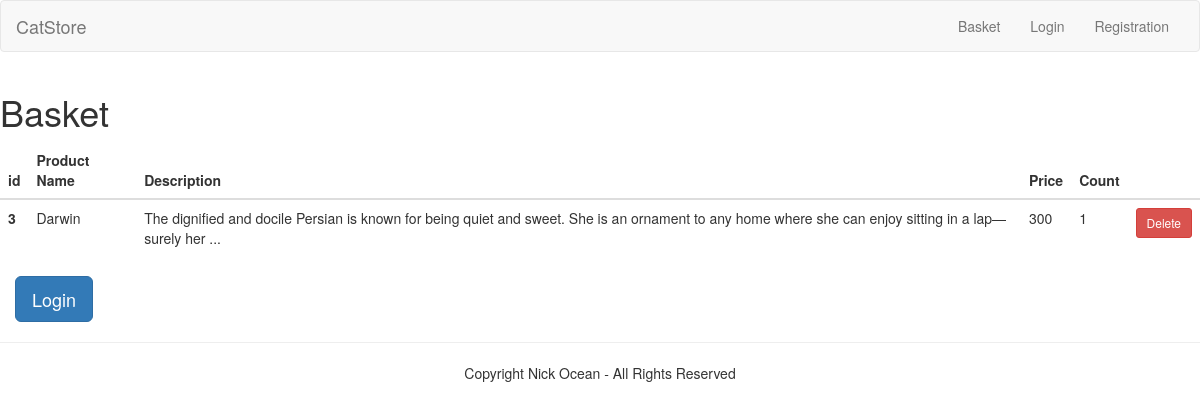
/basket?id=3, run on the app's committed database.
### tables this page shows
CREATE TABLE `products` (
  `id` int(11) NOT NULL AUTO_INCREMENT,
  `name` varchar(255) NOT NULL,
  `description` mediumtext NOT NULL,
  `price` int(11) NOT NULL,
  `created_at` datetime DEFAULT CURRENT_TIMESTAMP,
  `updated_at` datetime DEFAULT NULL ON UPDATE CURRENT_TIMESTAMP,
  `image` varchar(255) NOT NULL,
  PRIMARY KEY (`id`)
);

### app/controllers/BasketController.php (called while the page is built, shortened)
<?php
class BasketController extends Controller
{
    public function basket()
    {
        if (isset($_GET['id'])) {
            $this->model->add($_GET['id']);
        }
        $this->view->render('basket');
    }
}

### public/index.php (called while the page is built, shortened)
<?php
$router = new \Src\Router();
$router->run();

### src/Db.php (called while the page is built, shortened)
<?php
class Db
{
    protected $db;
    public function __construct()
    {
        $config = require_once APP . '/config/db.php';
        $this->db = new PDO('mysql:host=' . $config['host'] . ';dbname=' . $config['name'] . ';charset=utf8', $config['user'], $config['password']);
    }
    public function query($sql, $params = [])
    {
        $stmt = $this->db->prepare($sql);
        $stmt->execute();
        return $stmt;
    }
    public function row($sql, $params = [])
    {
        $result = $this->query($sql, $params);
        return $result->fetchAll(PDO::FETCH_ASSOC);
    }
}

### app/config/db.php (called while the page is built)
<?php
return [
    'host' => 'localhost',
    'name' => 'osmachko_db',
    'password' => '321177',
    'user' => 'osmachko'
];

### app/models/Basket.php (called while the page is built, shortened)
<?php
class Basket extends Model
{
    public function add($id):void
    {
        $products = $this->db->row("SELECT id, name, description, price FROM products WHERE id = $id");
        if ($products) {
            return;
        }
    }
}

### src/Model.php (called while the page is built, shortened)
<?php
class Model
{
    public function __construct()
    {
        $this->db = new Db;
    }
}

### app/views/basket.php (the view, shortened to what this page needs)
<?php
require_once "partials/_head.php";
?>
<body>
<div class="row">
    <div class="col-md-10">
        <h1>Basket</h1>
    </div>
</div>
<div class="row">
    <div class="col-md-12">
        <table class="table">
            <thead>
            <th>id</th>
            <th>Product Name</th>
            <th>Description</th>
            <th>Price</th>
            <th>Count</th>
            <th></th>
            </thead>
            <tbody>
            <? if (isset($_SESSION['products'])) :
            foreach ($_SESSION['products'] as $products => $product) : ?>
            <tr>
                <th><?=$product['id']?></th>
                <td><?=$product['name']?></td>
                <td><?=substr($product['description'], 0, 150) . '...'?></td>
                <td><?=$product['price']?></td>
                <td><?=$product['count']?></td>
                <td>
                    <a href="delete?id=<?=$product['id']?>" class="btn btn-danger btn-sm">Delete</a>
                </td>
            </tr>
            <? endforeach; endif; ?>
            </tbody>
        </table>
            <? if (isset($_SESSION['user'])) : ?>
        <div class="col-md-8">
            <a href="buy" class="btn btn-lg btn-primary">Buy</a>
        </div>
            <? else : ?>
        <div class="col-md-8">
            <a href="form" class="btn btn-lg btn-primary">Login</a>
        </div>
            <? endif; ?>
    </div>
</div>
<? require_once "partials/_footer.php" ?>

### data on the page
products: id "3", name "Darwin", description "The dignified and docile Persian is known for being quiet and sweet. She is an ornament to any home where she can enjoy sitting in a lap—surely her", price "300", count "1"
